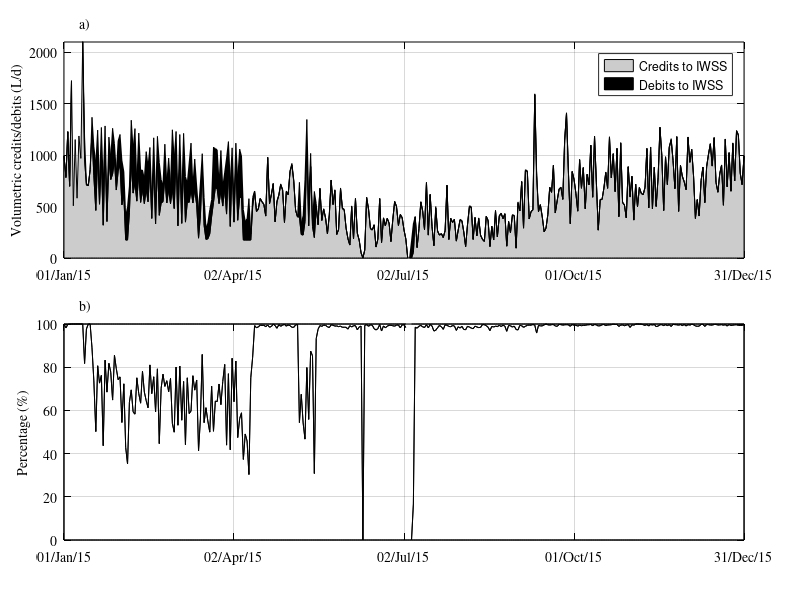

MATLAB code to generate this figure:
clear all
close all
clc

load('JoshData.mat')

% Daily flows in L/d
% 1 = Bore; 2 = GreyMeas; 3 = GreyEst; 4 = Mains; 5 = Rain; 6 = Rain(mm); 
% 7 = Credit to IWSS; 8 = Debit to IWSS;
% 9 = Credit to IWSS; 10 = Debit to IWSS;
% 11 = Rain captured in tank

TimeInterval = [datenum(2015,01,01) datenum(2015,12,31)];
time = [datenum(2015,01,01):1:datenum(2015,12,31)]';

% f = figure('Color',[1 1 1],'Position', [50, 50, 700, 500]);
% axes1 = axes('Parent',f,'Position',[0.08 0.57 0.80 0.36]);
% hold(axes1,'on');
% area1 = area(time,temp(:,4:5),'Parent',axes1);
% %area1 = area(X1,ymatrix1,'Parent',axes1);
% set(area1(2),...
%     'FaceColor',[0.800000011920929 0.800000011920929 0.800000011920929],...
%     'EdgeColor',[0 0 0]);
% set(area1(1),'FaceColor',[0 0 0]);
% hold on
% yyaxis right
% bar(time,temp(:,11),'Parent',axes1,'FaceColor',[0 0 1],'EdgeColor','none');
% ylabel('Rainfall captured in tank (L)','FontSize',10,'FontWeight','normal','FontName','Times')
% set(axes1,'XColor','k','YColor','k','FontName','Times','FontSize',10,'YGrid','on','XGrid','on');
% ylim([0 5000])
% yyaxis left
% 
% box(axes1,'on');
% set(axes1,'XColor','k','YColor','k','FontName','Times','FontSize',10,'YGrid','on','XGrid','on');
% set(gca,'Xtick',[datenum(2015,01,01,0,0,0):datenum(0,4,0,0,0,0):datenum(2015,12,31,0,0,0)]);
% datetick('x','dd/mmm/yy','keeplimits','keepticks');
% xlim(TimeInterval);
% ylim([0 2100]);
% ylabel('Indoor water use (L/d)','FontSize',10,'FontWeight','normal','FontName','Times')
% legend1 = legend('Mains water','Rainwater','Captured rainfall','Orientation','vertical');
% %set(legend1,'Position',[0.60 0.95 0.357 0.050];
% 
% axes1 = axes('Parent',f,'Position',[0.08 0.10 0.80 0.36]);
% hold(axes1,'on');
% area1 = area(time,temp(:,1),'Parent',axes1);
% set(area1(1),...
%     'FaceColor',[0.800000011920929 0.800000011920929 0.800000011920929],...
%     'EdgeColor',[0 0 0]);
% plot(time(270:360,1),temp(270:360,12),'.k','MarkerSize',8,'Parent',axes1);
% 
% hold on
% plot(time(:,1),temp(:,3),'.-k','MarkerSize',8,'Parent',axes1);
% box(axes1,'on');
% set(axes1,'XColor','k','YColor','k','FontName','Times','FontSize',10,'YGrid','on','XGrid','on');
% set(gca,'Xtick',[datenum(2015,01,01,0,0,0):datenum(0,4,0,0,0,0):datenum(2015,12,31,0,0,0)]);
% datetick('x','dd/mmm/yy','keeplimits','keepticks');
% xlim(TimeInterval);
% ylabel('Outdoor water use (L/d)','FontSize',10,'FontWeight','normal','FontName','Times')
% legend1 = legend('Groundwater','Measured greywater','Estimated greywater','Orientation','vertical');
% 
% annotation(f,'textbox',[0.10 0.94 0.028 0.0403],'String',{'a)'},'FontName','Times','FontSize',10,'FitBoxToText','off','EdgeColor','none');
% annotation(f,'textbox',[0.10 0.47 0.028 0.0403],'String',{'b)'},'FontName','Times','FontSize',10,'FitBoxToText','off','EdgeColor','none');
% 



%%
f = figure('Color',[1 1 1],'Position', [50, 50, 700, 500]);
axes1 = axes('Parent',f,'Position',[0.08 0.57 0.85 0.36]);
hold(axes1,'on');
area1 = area(time,temp(:,7:8),'Parent',axes1);
set(area1(1),'DisplayName','Credits to IWSS',...
    'FaceColor',[0.800000011920929 0.800000011920929 0.800000011920929],...
    'EdgeColor',[0 0 0]);
set(area1(2),'DisplayName','Debits to IWSS','FaceColor',[0 0 0]);
box(axes1,'on');
set(axes1,'XColor','k','YColor','k','FontName','Times','FontSize',10,'YGrid','on','XGrid','on');
set(gca,'Xtick',[datenum(2015,01,01,0,0,0):datenum(0,4,0,0,0,0):datenum(2015,12,31,0,0,0)]);
datetick('x','dd/mmm/yy','keeplimits','keepticks');
xlim(TimeInterval);
ylim([0 2100]);
ylabel('Volumetric credits/debits (L/d)','FontSize',10,'FontWeight','normal','FontName','Times')
legend1 = legend('Credits to IWSS','Debits to IWSS','Orientation','vertical');
%set(legend1,'Position',[0.60 0.95 0.357 0.050];

axes1 = axes('Parent',f,'Position',[0.08 0.10 0.85 0.36]);
hold(axes1,'on');
area1 = area(time,temp(:,9:10),'Parent',axes1);
set(area1(1),'DisplayName','Credits to IWSS',...
    'FaceColor',[0.800000011920929 0.800000011920929 0.800000011920929],...
    'EdgeColor',[0 0 0]);
set(area1(2),'DisplayName','Debits to IWSS','FaceColor',[0 0 0]);
box(axes1,'on');
set(axes1,'XColor','k','YColor','k','FontName','Times','FontSize',10,'YGrid','on','XGrid','on');
set(gca,'Xtick',[datenum(2015,01,01,0,0,0):datenum(0,4,0,0,0,0):datenum(2015,12,31,0,0,0)]);
datetick('x','dd/mmm/yy','keeplimits','keepticks');
xlim(TimeInterval);
ylim([0 100]);
ylabel('Percentage (%)','FontSize',10,'FontWeight','normal','FontName','Times')

annotation(f,'textbox',[0.10 0.94 0.028 0.0403],'String',{'a)'},'FontName','Times','FontSize',10,'FitBoxToText','off','EdgeColor','none');
annotation(f,'textbox',[0.10 0.47 0.028 0.0403],'String',{'b)'},'FontName','Times','FontSize',10,'FitBoxToText','off','EdgeColor','none');

